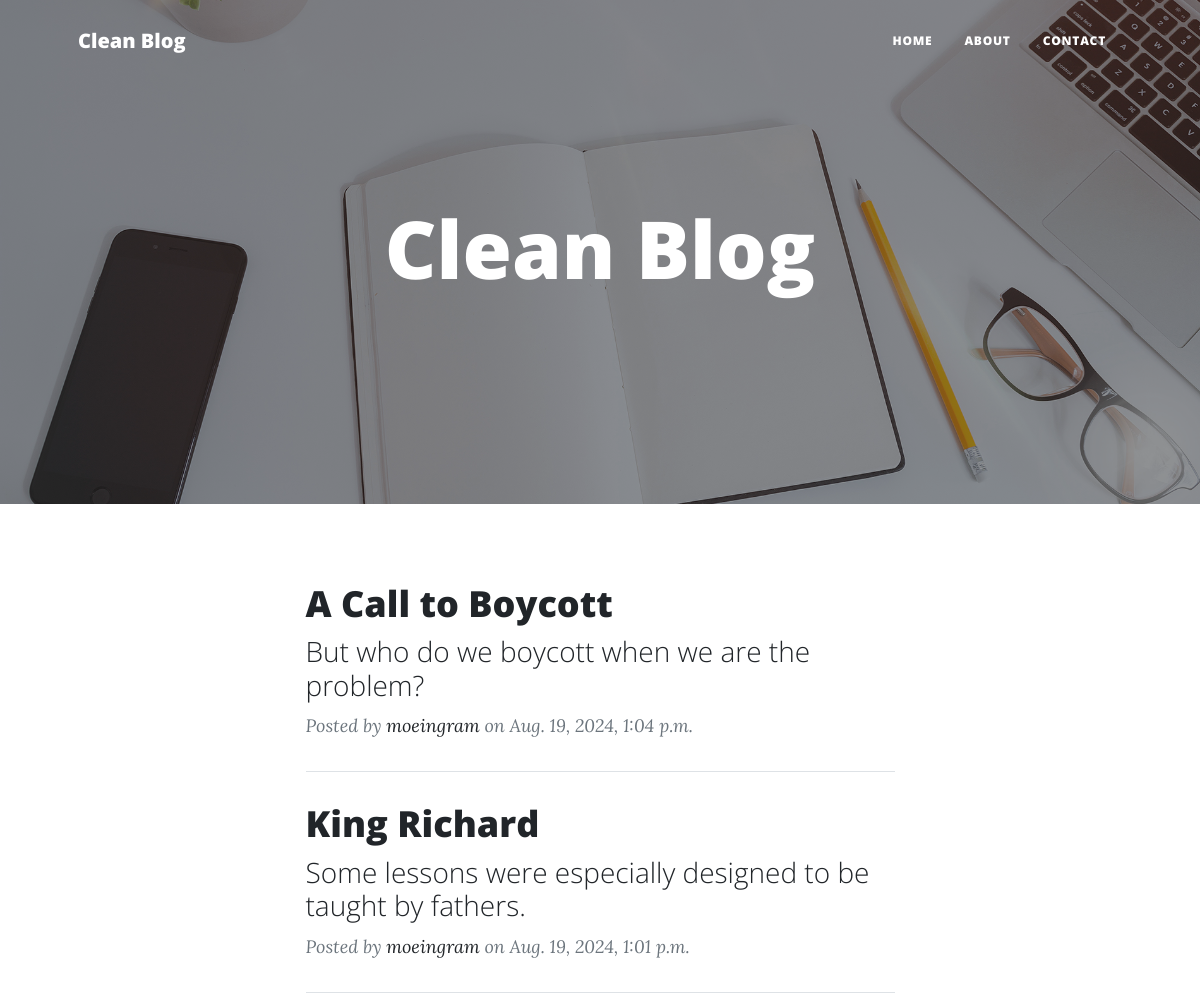
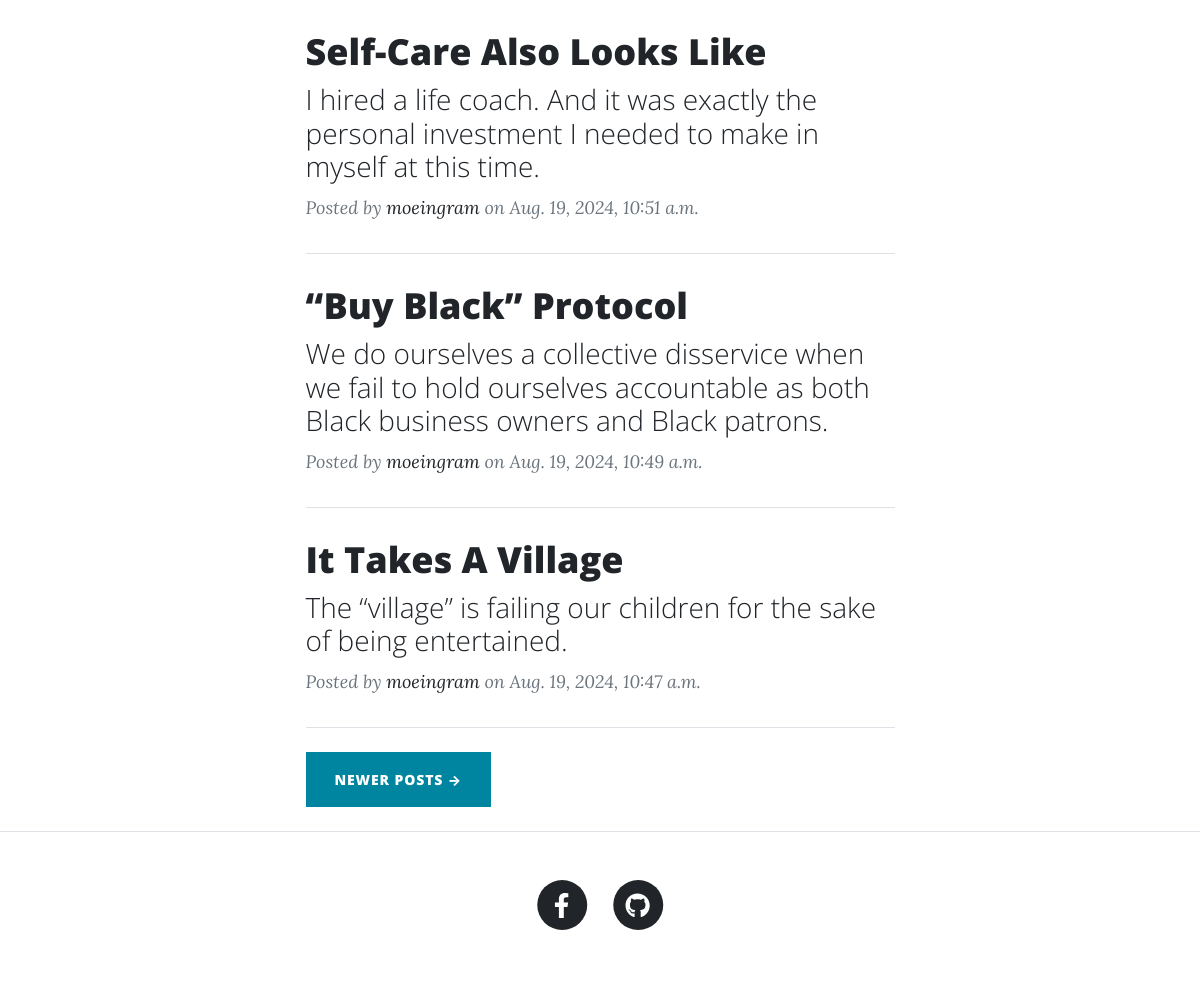
The page / on the database its author committed (2 pictures, top to bottom).
### posts/models.py (models this page shows, shortened)
class Post(models.Model):
    title = models.CharField(max_length=200)
    sub_heading = models.CharField(max_length=250, blank=True, null=True)
    author = models.ForeignKey(CustomUser, on_delete=models.CASCADE)
    body = models.TextField()
    date = models.DateTimeField(default=timezone.now)
    images = models.ManyToManyField(Image, blank=True)
    class Meta:
        ordering = ["-date"]

class CustomUser(AbstractUser):
    bio = models.TextField(blank=True, null=True)
    profile_picture = models.ImageField(
        upload_to="profile_pics/", blank=True, null=True
    )
    date_of_birth = models.DateField(blank=True, null=True)
    def __str__(self):
        return self.username

### posts/views.py (the view)
# urls.py: path('', views.index, name='index'),
def index(request):
    all_posts = Post.objects.all().order_by('-date')  # Order posts by date in descending order
    paginator = Paginator(all_posts, 5)  # Show 5 posts per page
    page_number = request.GET.get('page')  # Get the page number from the query parameters
    page_obj = paginator.get_page(page_number)  # Get the posts for the current page
    return render(
        request,
        "index.html",
        {
            "title": "Home Page",
            "page_obj": page_obj,  # Pass the page object to the template
        }
    )

### templates/index.html (shortened to what this page needs)
{% load static %}
<!DOCTYPE html>
<html lang="en">
    <head>
        <link href="{% static 'css/styles.css' %}" rel="stylesheet" />
    </head>
    <body>
        <nav class="navbar navbar-expand-lg navbar-light" id="mainNav">
            <div class="container px-4 px-lg-5">
                <a class="navbar-brand" href="{% url 'home' %}">Clean Blog</a>
                <div class="collapse navbar-collapse" id="navbarResponsive">
                    <ul class="navbar-nav ms-auto py-4 py-lg-0">
                        <li class="nav-item"><a class="nav-link px-lg-3 py-3 py-lg-4" href="{% url 'home' %}">Home</a></li>
                        <li class="nav-item"><a class="nav-link px-lg-3 py-3 py-lg-4" href="{% url 'about' %}">About</a></li>
                        <li class="nav-item"><a class="nav-link px-lg-3 py-3 py-lg-4" href="{% url 'contact' %}">Contact</a></li>
                    </ul>
                </div>
            </div>
        </nav>
        <header class="masthead" style="background-image: url('{% static 'assets/img/home-bg.jpg' %}')">
            <div class="container position-relative px-4 px-lg-5">
                <div class="row gx-4 gx-lg-5 justify-content-center">
                    <div class="col-md-10 col-lg-8 col-xl-7">
                        <div class="site-heading">
                            <h1>Clean Blog</h1>
                        </div>
                    </div>
                </div>
            </div>
        </header>
        <div class="container px-4 px-lg-5">
            <div class="row gx-4 gx-lg-5 justify-content-center">
                <div class="col-md-10 col-lg-8 col-xl-7">
                    {% for post in page_obj %}
                    <div class="post-preview">
                        <a href="{% url 'post_detail' post.id %}">
                            <h2 class="post-title">{{ post.title }}</h2>
                            <h3 class="post-subtitle">{{ post.sub_heading}}</h3>
                        </a>
                        <p class="post-meta">
                            Posted by
                            <a href="{% url 'profile' post.author.id %}">{{ post.author }}</a>
                            on {{ post.date }}
                        </p>
                    </div>
                    <hr class="my-4" />
                    {% endfor %}
                    <div class="d-flex justify-content-between mb-4">
                        {% if page_obj.has_next %}
                            <a class="btn btn-primary text-uppercase" href="?page={{ page_obj.next_page_number }}">Newer Posts →</a>
                        {% endif %}
                    </div>
                </div>
            </div>
        </div>
        <footer class="border-top">
            <div class="container px-4 px-lg-5">
                <div class="row gx-4 gx-lg-5 justify-content-center">
                    <div class="col-md-10 col-lg-8 col-xl-7">
                        <ul class="list-inline text-center">
                            <li class="list-inline-item">
                                <a href="https://www.facebook.com/abubakerKhaled11" target="_blank|_self|_parent|_top|framename">
                                    <span class="fa-stack fa-lg">
                                        <i class="fas fa-circle fa-stack-2x"></i>
                                        <i class="fab fa-facebook-f fa-stack-1x fa-inverse"></i>
                                    </span>
                                </a>
                            </li>
                            <li class="list-inline-item">
                                <a href="https://github.com/abubakerKhaled" target="_blank|_self|_parent|_top|framename">
                                    <span class="fa-stack fa-lg">
                                        <i class="fas fa-circle fa-stack-2x"></i>
                                        <i class="fab fa-github fa-stack-1x fa-inverse"></i>
                                    </span>
                                </a>
                            </li>
                        </ul>
                    </div>
                </div>
            </div>
        </footer>
    </body>
</html>

### rows shown on the page
Post: title "A Call to Boycott", sub_heading "But who do we boycott when we are the problem?", author "moeingram", date "Aug. 19, 2024, 1:04 p.m."
Post: title "King Richard", sub_heading "Some lessons were especially designed to be taught by fathers.", author "moeingram", date "Aug. 19, 2024, 1:01 p.m."
Post: title "Self-Care Also Looks Like", sub_heading "I hired a life coach. And it was exactly the personal investment I needed to make in myself at this time.", author "moeingram", date "Aug. 19, 2024, 10:51 a.m."
Post: title "“Buy Black” Protocol", sub_heading "We do ourselves a collective disservice when we fail to hold ourselves accountable as both Black business owners and Black patrons.", author "moeingram", date "Aug. 19, 2024, 10:49 a.m."
Post: title "It Takes A Village", sub_heading "The “village” is failing our children for the sake of being entertained.", author "moeingram", date "Aug. 19, 2024, 10:47 a.m."
